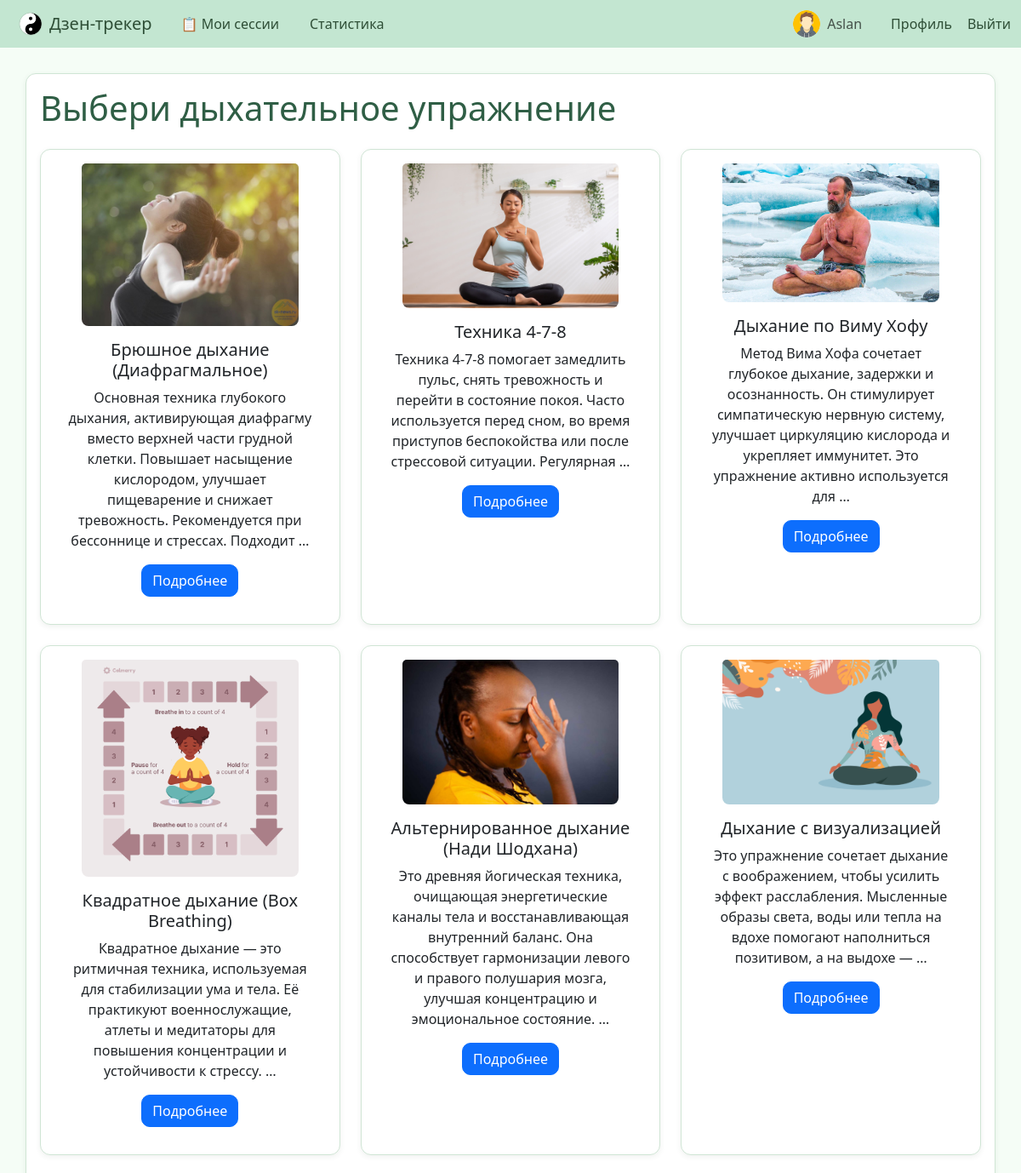
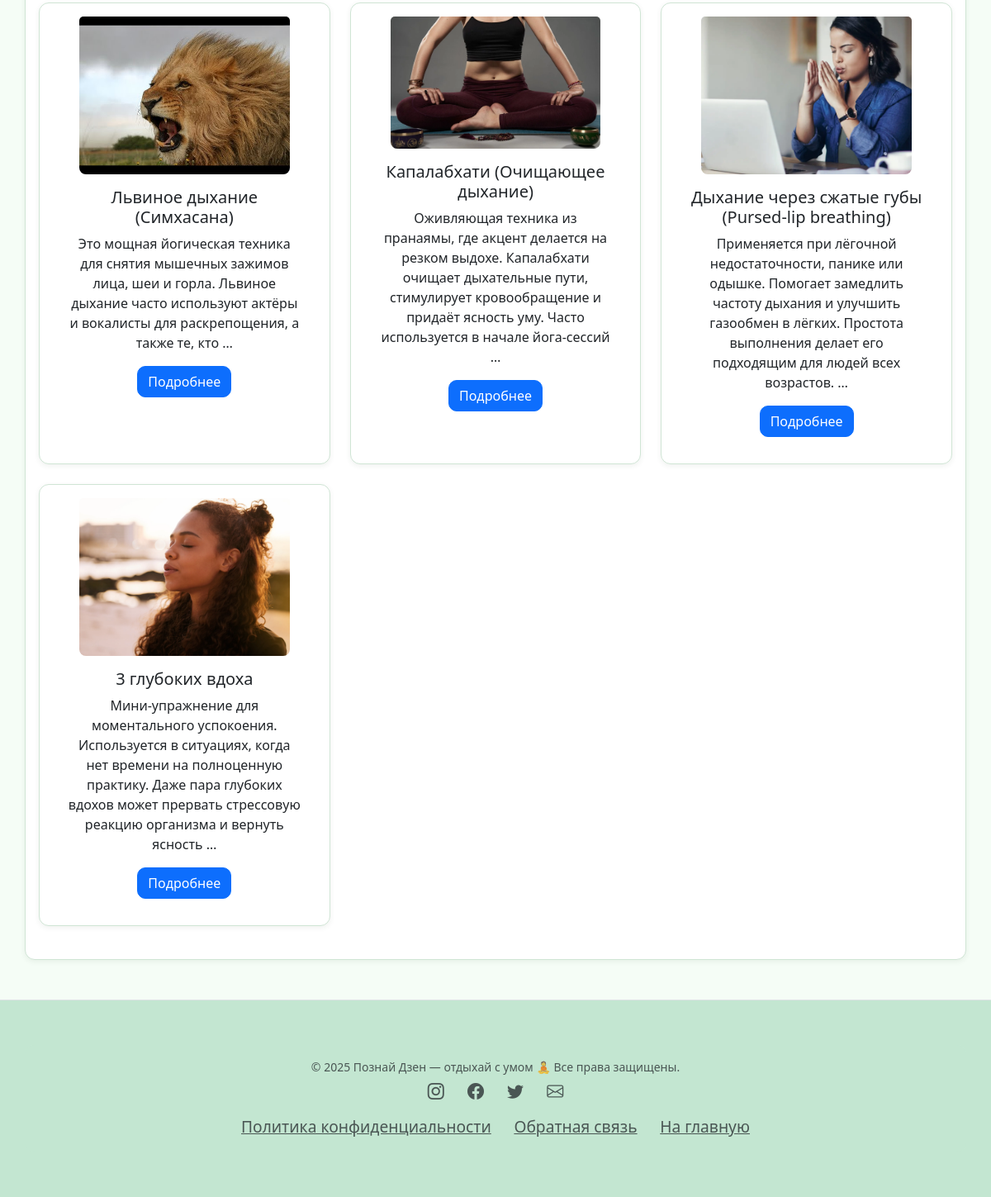
The page /breathing/ (signed in) on the database its author committed (2 pictures, top to bottom).
### tracker/models.py (models this page shows, shortened)
class BreathingExercise(models.Model):
    title = models.CharField(max_length=255)
    description = models.TextField()
    image = models.ImageField(upload_to='meditation_images/', null=True, blank=True)
    instructions = models.TextField(blank=True, null=True)
    duration = models.PositiveIntegerField(help_text="Длительность в минутах", default=5)

### tracker/views.py (the view)
# urls.py: path('breathing/', views.BreathingListView.as_view(), name='breathing_list'),
class BreathingListView(LoginRequiredMixin, ListView):
    model = BreathingExercise
    template_name = 'breathing_list.html'
    context_object_name = 'exercises'

### templates/breathing_list.html
{% extends 'base.html' %}
{% block content %}
<h1 class="mb-4">Выбери дыхательное упражнение</h1>
<div class="row">
    {% for exercise in exercises %}
    <div class="col-md-6 col-lg-4 mb-4">
        <div class="card h-100">
            {% if exercise.image %}
                <img src="{{ exercise.image.url }}" class="card-img-top" alt="{{ exercise.title }}">
            {% endif %}
            <div class="card-body">
                <h5 class="card-title">{{ exercise.title }}</h5>
                <p class="card-text">{{ exercise.description|truncatewords:25 }}</p>
                <a href="{% url 'breathing_detail' exercise.pk %}" class="btn btn-primary">Подробнее</a>
            </div>
        </div>
    </div>
    {% empty %}
    <p>Нет дыхательных упражнений.</p>
    {% endfor %}
</div>
{% endblock %}

### templates/partials/navbar.html (shortened to what this page needs)
{% load static %}
<nav class="navbar navbar-expand-lg navbar-light bg-grey mb-4">
  <div class="container-fluid">
    <a class="navbar-brand d-flex align-items-center gap-2" href="{% url 'home' %}">
      <img src="{% static 'images/icon.png' %}" alt="Логотип" width="28" height="28" class="d-inline-block align-text-top">
      Дзен-трекер
    </a>
    <div class="collapse navbar-collapse" id="navbarNav">
      <ul class="navbar-nav me-auto align-items-center">
        {% if user.is_authenticated %}
        <li class="nav-item">
          <a class="nav-link" href="{% url 'restsession_list' %}">📋 Мои сессии</a>
        </li>
        {% endif %}
        <li class="nav-item">
          <a class="nav-link" href="{% url 'statistics' %}">Статистика</a>
        </li>
      </ul>
      <ul class="navbar-nav align-items-center">
        {% if user.is_authenticated %}
        <li class="nav-item d-flex align-items-center me-3">
          {% if user.userprofile.avatar %}
            <img src="{{ user.userprofile.avatar.url }}" alt="Аватар" class="rounded-circle me-2" width="32" height="32" style="object-fit: cover;">
          {% else %}
            <img src="{% static 'images/default-avatar.png' %}" alt="Аватар" class="rounded-circle me-2" width="32" height="32" style="object-fit: cover;">
          {% endif %}
          <span class="navbar-text">{{ user.username }}</span>
        </li>
        <li class="nav-item">
          <a class="nav-link" href="{% url 'profile' %}">Профиль</a>
        </li>
        <li class="nav-item">
          <form method="post" action="{% url 'logout' %}" class="d-inline">
            <button type="submit" class="btn nav-link p-0" style="background: none; border: none; color: #0d6efd;">
              Выйти
            </button>
          </form>
        </li>
        {% endif %}
      </ul>
    </div>
  </div>
</nav>

### static/styles.css (style rules this page uses)
body { font-family: Arial, sans-serif; background-color: #f4f4f4; color: #333; margin: 0; padding: 0; }
nav { background: #333; color: white; padding: 10px; text-align: center; }
nav a { color: white; margin: 0 10px; text-decoration: none; }

### static/pastel.css (style rules this page uses)
body { background-color: #f5fdf6; color: #2e4e36; font-family: 'Segoe UI', sans-serif; }
h1, h2, h3, h4, h5 { color: #2f5e45; }
.container, .card, .list-group-item { background-color: #ffffff; border: 1px solid #d0e5d5; border-radius: 12px; padding: 1rem; box-shadow: 0 2px 6px rgba(46, 78, 54, 0.08); }
.btn { border-radius: 10px; font-weight: 500; transition: background-color 0.3s ease; }
img { border-radius: 8px; }
a { color: #397d5d; }
.navbar { background-color: #c3e6d1; }
.navbar-brand, .nav-link { color: #2e4e36 !important; }
.card { text-align: center; }
.card-img-top { max-width: 80%; height: auto; margin: 0 auto; }

### rows shown on the page
BreathingExercise: image (picture), title "Брюшное дыхание (Диафрагмальное)", description "Основная техника глубокого дыхания, активирующая диафрагму вместо верхней части грудной клетки. Повышает насыщение кислородом, улучшает пищеварение и снижает тревожность. Рекомендуется при бессоннице и стрессах. Подходит …"
BreathingExercise: image (picture), title "Техника 4-7-8", description "Техника 4-7-8 помогает замедлить пульс, снять тревожность и перейти в состояние покоя. Часто используется перед сном, во время приступов беспокойства или после стрессовой ситуации. Регулярная …"
BreathingExercise: image (picture), title "Дыхание по Виму Хофу", description "Метод Вима Хофа сочетает глубокое дыхание, задержки и осознанность. Он стимулирует симпатическую нервную систему, улучшает циркуляцию кислорода и укрепляет иммунитет. Это упражнение активно используется для …"
BreathingExercise: image (picture), title "Квадратное дыхание (Box Breathing)", description "Квадратное дыхание — это ритмичная техника, используемая для стабилизации ума и тела. Её практикуют военнослужащие, атлеты и медитаторы для повышения концентрации и устойчивости к стрессу. …"
BreathingExercise: image (picture), title "Альтернированное дыхание (Нади Шодхана)", description "Это древняя йогическая техника, очищающая энергетические каналы тела и восстанавливающая внутренний баланс. Она способствует гармонизации левого и правого полушария мозга, улучшая концентрацию и эмоциональное состояние. …"
BreathingExercise: image (picture), title "Дыхание с визуализацией", description "Это упражнение сочетает дыхание с воображением, чтобы усилить эффект расслабления. Мысленные образы света, воды или тепла на вдохе помогают наполниться позитивом, а на выдохе — …"
BreathingExercise: image (picture), title "Львиное дыхание (Симхасана)", description "Это мощная йогическая техника для снятия мышечных зажимов лица, шеи и горла. Львиное дыхание часто используют актёры и вокалисты для раскрепощения, а также те, кто …"
BreathingExercise: image (picture), title "Капалабхати (Очищающее дыхание)", description "Оживляющая техника из пранаямы, где акцент делается на резком выдохе. Капалабхати очищает дыхательные пути, стимулирует кровообращение и придаёт ясность уму. Часто используется в начале йога-сессий …"
BreathingExercise: image (picture), title "Дыхание через сжатые губы (Pursed-lip breathing)", description "Применяется при лёгочной недостаточности, панике или одышке. Помогает замедлить частоту дыхания и улучшить газообмен в лёгких. Простота выполнения делает его подходящим для людей всех возрастов. …"
BreathingExercise: image (picture), title "3 глубоких вдоха", description "Мини-упражнение для моментального успокоения. Используется в ситуациях, когда нет времени на полноценную практику. Даже пара глубоких вдохов может прервать стрессовую реакцию организма и вернуть ясность …"

### other values the page prints
{{ user.username }} "Aslan"
{{ now_year }} "2025"
